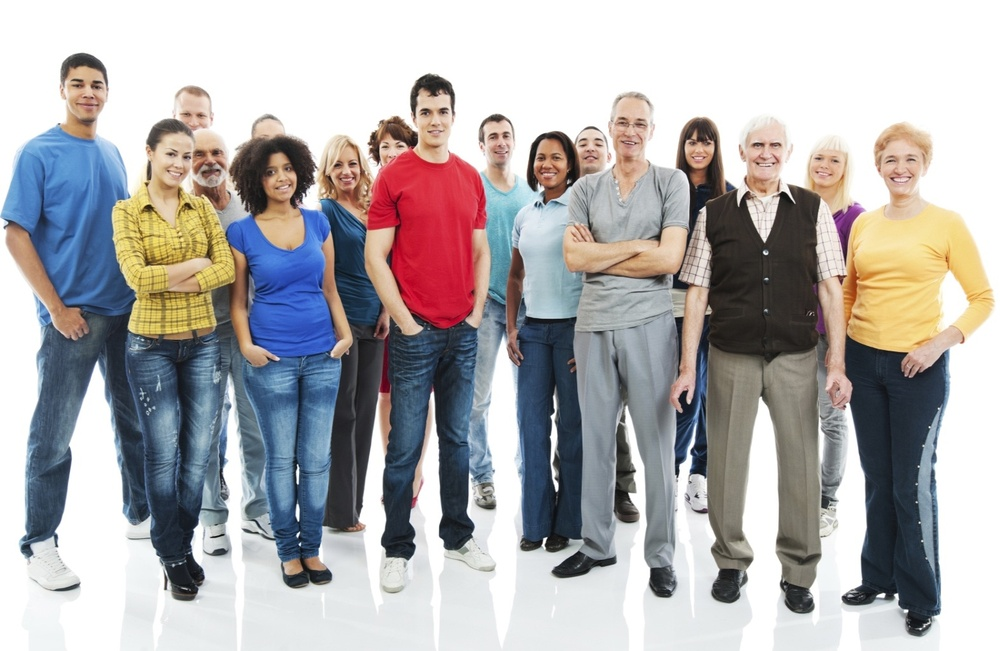
//> input picture face/CheckImage/5.jpg, 1000 x 651 px, shrunk from 1471 x 958 before the run
$ ./main   (built with g++ and OpenCV 4)
//> lines starting //> are read from the running program, lines starting //| are printed output that depends on the picture; after the words box and inside, x2 and y2 are one past the last pixel; in counts of white or black regions, pixels touching at a corner belong together
#include "opencv2/opencv.hpp"

//分类器的路径
#define source_xml_addr "/home/zwh/File/opencv-3.4.15/opencv-3.4.15/data/haarcascades_cuda/haarcascade_frontalface_alt2.xml"
#define source_pix_addr "/home/zwh/File/CheckImage/5.jpg"

int main(int argc, char const *argv[])
{
    cv::CascadeClassifier cascade;
    std::string imageName, cascadeName;
    cv::Mat image, gray;
    std::vector<cv::Rect> faces;
    cv::Scalar greenColor = cv::Scalar(0,255,0);

    cascadeName = source_xml_addr;
    imageName = source_pix_addr;
    //load image and class
    if(!cascade.load(cascadeName)){
        std::cerr << "Could not load classifier cascade" << std::endl;
    }else if(imageName.empty()){
        std::cout<<"Could not read"<<imageName<<std::endl;
    }else{
        image = cv::imread(imageName,1);
//> image is the input picture: 651 rows x 1000 cols, CV_8UC3; mean B, G, R 174.4, 173.7, 176.7
        if (image.empty())
        {
            std::cout << "Could not imread image" << std::endl;
            /* code */
        }
    }
    //convert to gray
    cv::cvtColor(image,gray,cv::COLOR_BGR2GRAY);
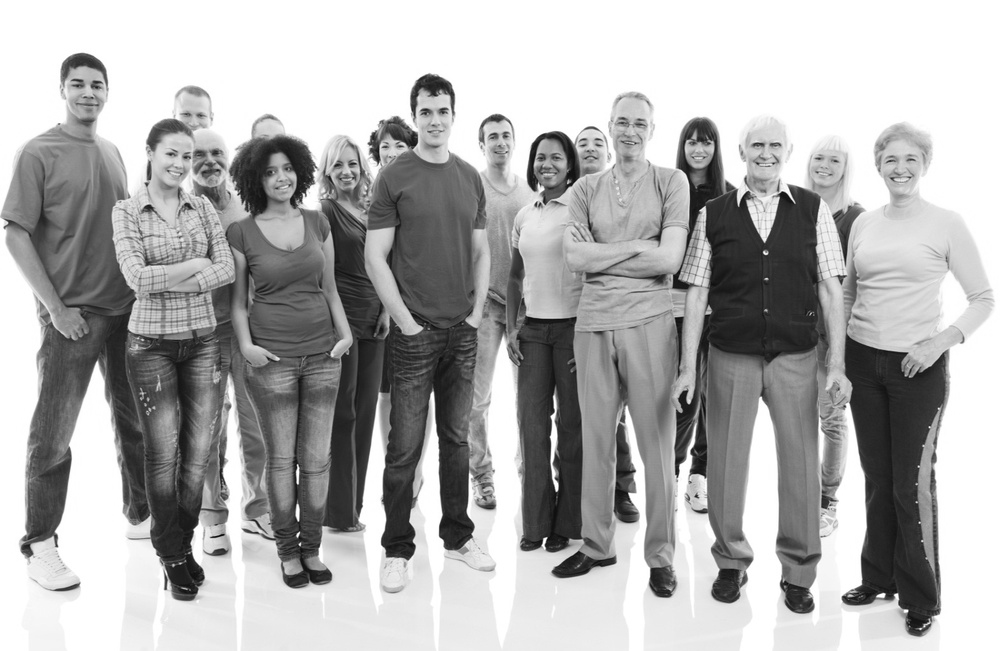
//> gray: 651 rows x 1000 cols, CV_8UC1; min 5, max 255, mean 174.7

    // run face detector
    cascade.detectMultiScale(image,faces,1.1,2,0,cv::Size(30,30));
//> faces = 15 Rects (x, y, width, height), first 8: [410, 93, 49, 49], [607, 104, 49, 49], [479, 120, 43, 43], [570, 128, 41, 41], [680, 128, 40, 40], [374, 134, 36, 36], [527, 140, 44, 44], [805, 143, 42, 42]
    printf("%d\n", faces.size());
//| 15

    //output rectange
    for(size_t i = 0; i < faces.size(); ++i){
        cv::Rect r = faces[i];
        cv::rectangle(
                    image,cv::Point(cvRound(r.x),cvRound(r.y)),
                    cv::Point(cvRound(r.x+r.width-1),cvRound(r.y+r.height-1)),
                    greenColor,3,8,0);
    }
//> this loop made 15 passes
//> r on passes 1 to 12: Rect(410, 93, 49, 49), Rect(607, 104, 49, 49), Rect(479, 120, 43, 43), Rect(570, 128, 41, 41), Rect(680, 128, 40, 40), Rect(374, 134, 36, 36), Rect(527, 140, 44, 44), Rect(805, 143, 42, 42), Rect(325, 149, 41, 41), Rect(259, 153, 44, 44), Rect(743, 127, 47, 47), Rect(61, 64, 53, 53)
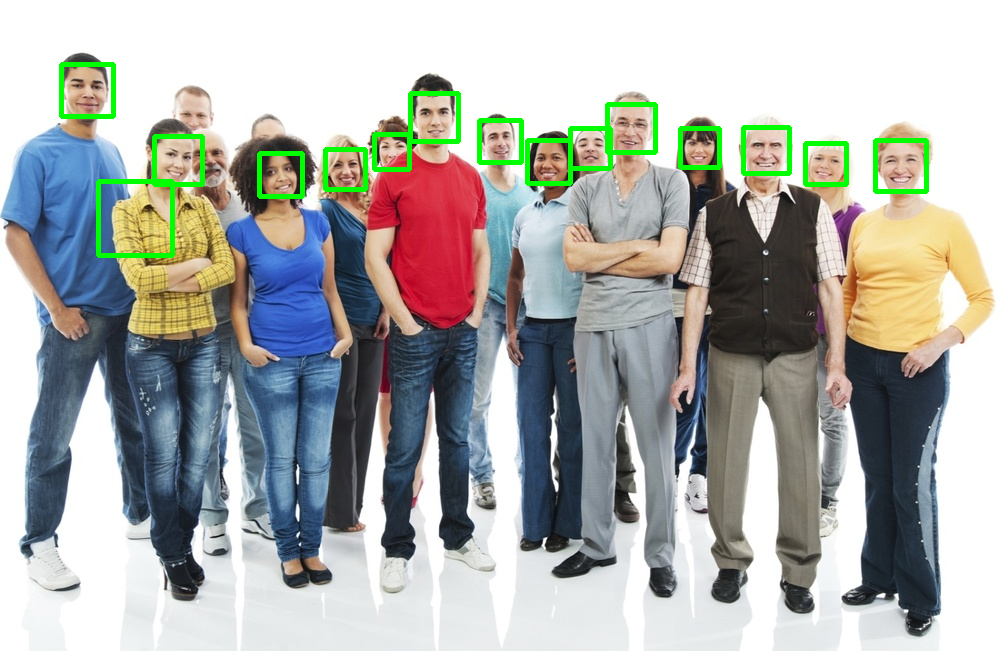
//> image: 651 rows x 1000 cols, CV_8UC3; 2.04% of pixels changed, all inside (x1, y1, x2, y2) = (59, 62, 929, 258)

    std::vector<int> compression_params;
    if(CV_VERSION_MAJOR==3)
        compression_params.push_back(cv::IMWRITE_PNG_COMPRESSION);
    // if OpenCV2 comment this
    else
        compression_params.push_back(CV_IMWRITE_PNG_COMPRESSION);

    // save image
//> (the run ends here: the program stops with an error, at `imwrite("alpha.png", image, compression_params);`)

$ run again, with face/CheckImage/1.jpg copied over face/CheckImage/5.jpg
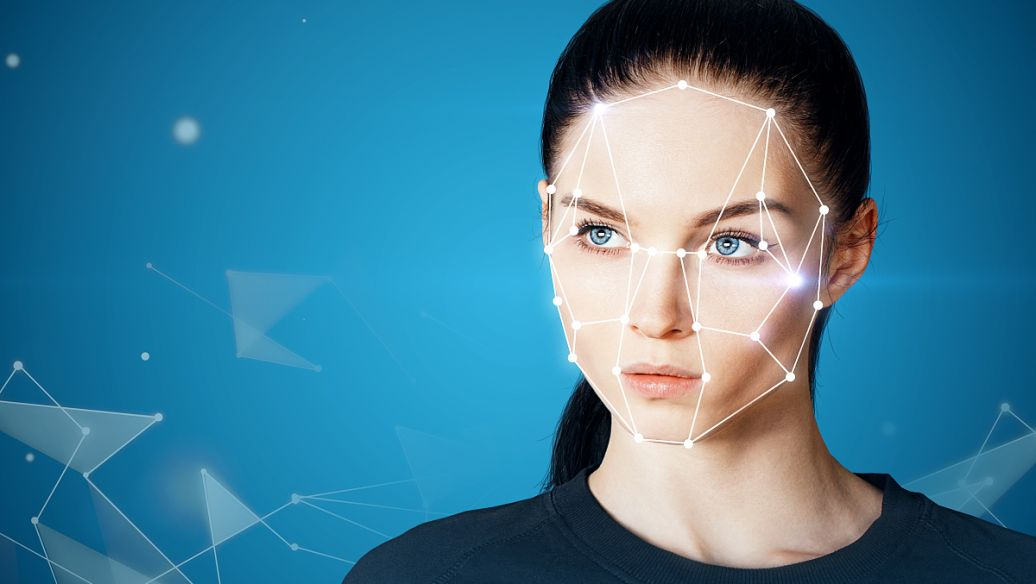
//> input picture face/CheckImage/1.jpg, 1036 x 584 px
//> image is the input picture: 584 rows x 1036 cols, CV_8UC3; mean B, G, R 151.7, 124.9, 62.2
//> `cv::cvtColor(image,gray,cv::COLOR_BGR2GRAY);`:
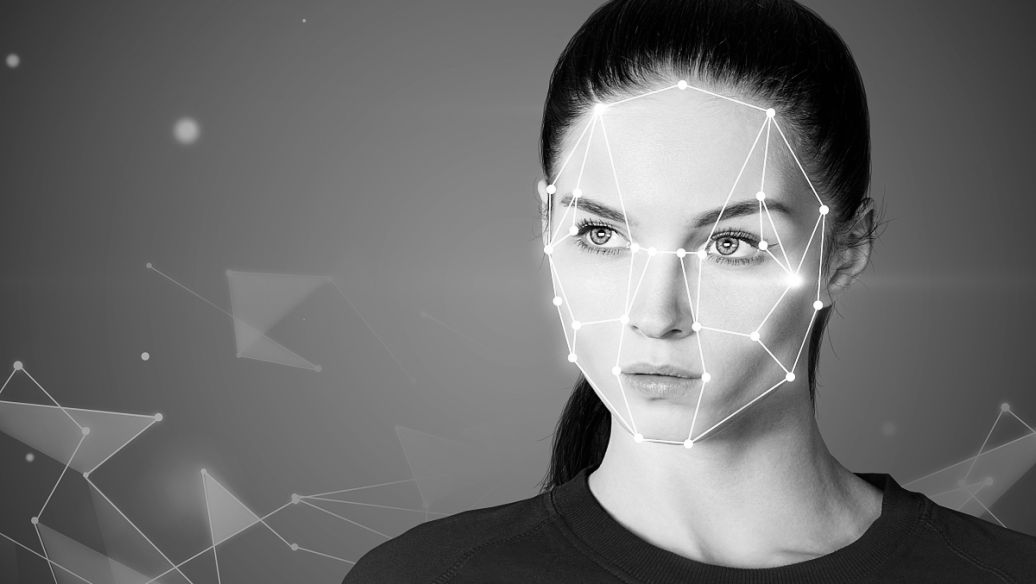
//> gray: 584 rows x 1036 cols, CV_8UC1; min 0, max 255, mean 109.2
//> faces = 2 Rects (x, y, width, height): [498, 108, 328, 328], [651, 130, 279, 279]
//| 2
//> the loop `for(size_t i = 0; i < faces.size(); ++i)` made 2 passes
//> after the loop `for(size_t i = 0; i < faces.size(); ++i)`:
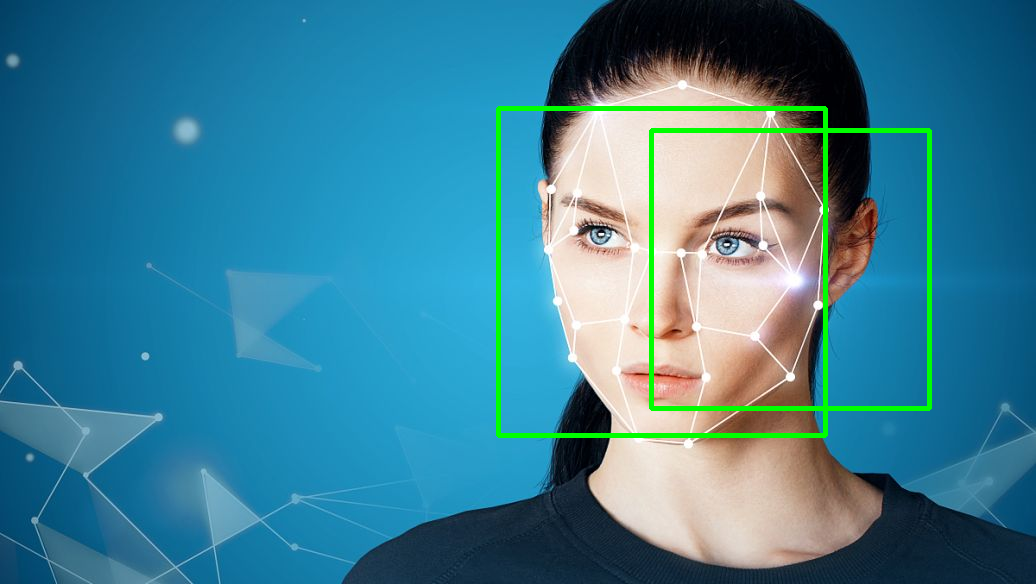
//> image: 584 rows x 1036 cols, CV_8UC3; 1.99% of pixels changed, all inside (x1, y1, x2, y2) = (496, 106, 932, 438)

$ run again, with face/CheckImage/IMG_00000001.jpg copied over face/CheckImage/5.jpg
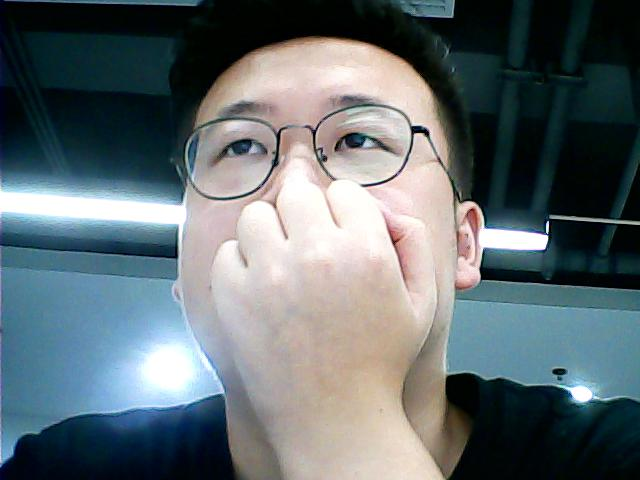
//> input picture face/CheckImage/IMG_00000001.jpg, 640 x 480 px
//> image is the input picture: 480 rows x 640 cols, CV_8UC3; mean B, G, R 112.4, 108.5, 97.9
//> `cv::cvtColor(image,gray,cv::COLOR_BGR2GRAY);`:
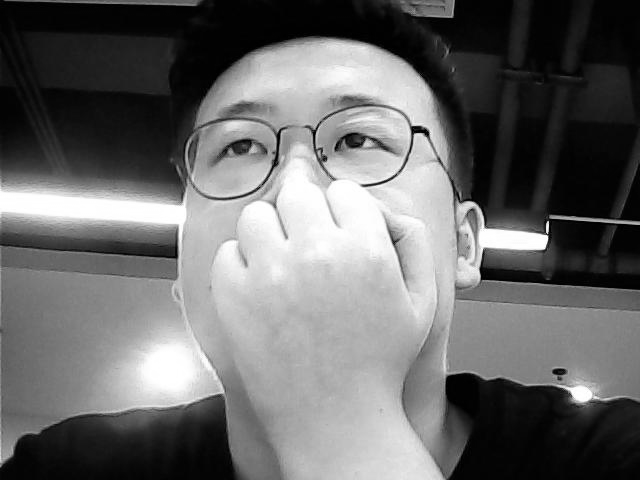
//> gray: 480 rows x 640 cols, CV_8UC1; min 0, max 255, mean 105.8
//> faces = 1 Rect (x, y, width, height): [181, 166, 91, 91]
//| 1
//> the loop `for(size_t i = 0; i < faces.size(); ++i)` made 1 pass
//> after the loop `for(size_t i = 0; i < faces.size(); ++i)`:
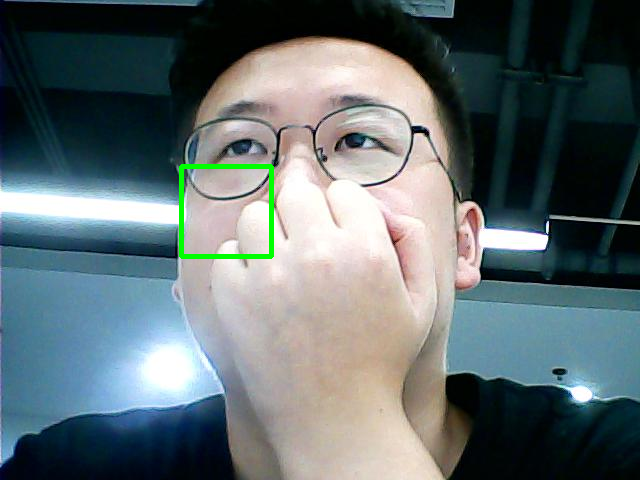
//> image: 480 rows x 640 cols, CV_8UC3; 0.58% of pixels changed, all inside (x1, y1, x2, y2) = (179, 164, 274, 259)

$ run again, with face/CheckImage/IMG_00000003.jpg copied over face/CheckImage/5.jpg
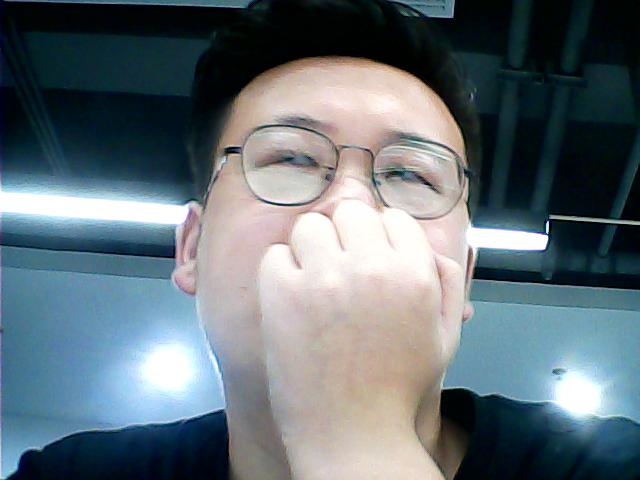
//> input picture face/CheckImage/IMG_00000003.jpg, 640 x 480 px
//> image is the input picture: 480 rows x 640 cols, CV_8UC3; mean B, G, R 118.2, 111.8, 99.3
//> `cv::cvtColor(image,gray,cv::COLOR_BGR2GRAY);`:
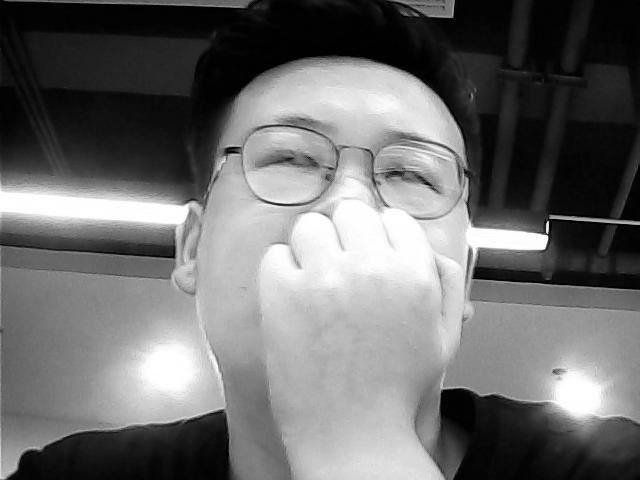
//> gray: 480 rows x 640 cols, CV_8UC1; min 0, max 255, mean 108.8
//> faces = 1 Rect (x, y, width, height): [182, 50, 334, 334]
//| 1
//> the loop `for(size_t i = 0; i < faces.size(); ++i)` made 1 pass
//> after the loop `for(size_t i = 0; i < faces.size(); ++i)`:
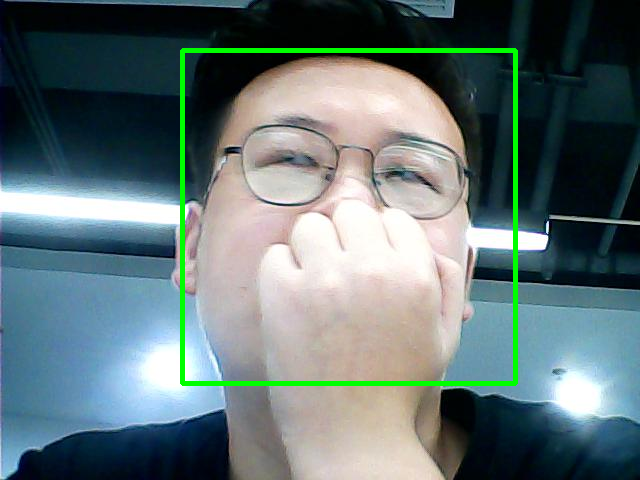
//> image: 480 rows x 640 cols, CV_8UC3; 2.16% of pixels changed, all inside (x1, y1, x2, y2) = (180, 48, 518, 386)
